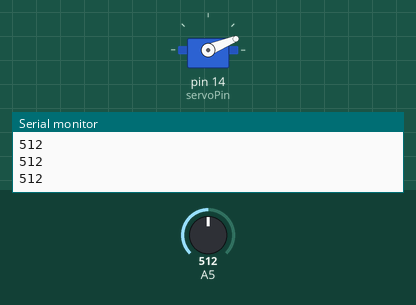
This sketch was run on a simulated Arduino Uno, built with avr-gcc and run on an emulated ATmega328P. On the bench: servo, the last lines printed to the serial monitor. Inputs (shaded band) come from the test bench; at power-on: A5 = 512.

Above: at 1.2 s.
1.3 s: A5 set to 306
At 2.5 s:
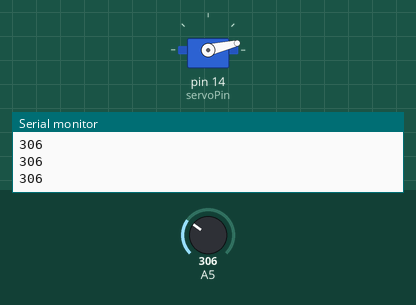
2.8 s: A5 set to 1023
At 4.0 s:
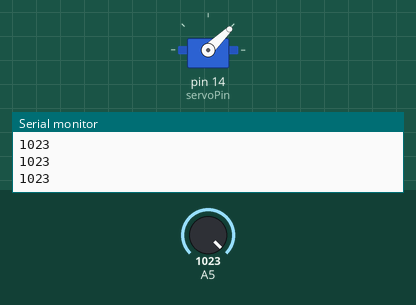
4.3 s: A5 set to 511
At 4.6 s:
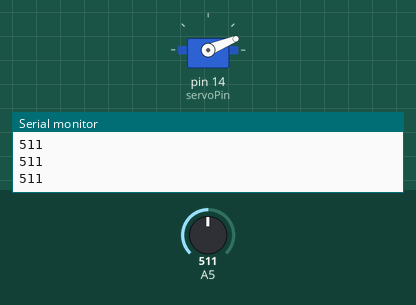
Timing chart, 0 to 7.3 s (numbered marks = the images above; inputs shaded):
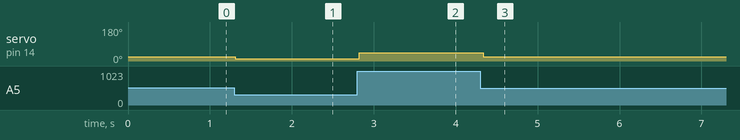

Measured:
- after the input at 1.3 s, servo on pin 14 (servoPin): 22° → 13° at once
- after the input at 2.8 s, servo on pin 14 (servoPin): 13° → 44° at once
- after the input at 4.3 s, servo on pin 14 (servoPin): 44° → 22° at once

The sketch:

w4-1.ino
```cpp
#include <Servo.h>
Servo myservo;

const int servoPin = 14;
int pos=0;

void setup() {
    myservo.attach(servoPin);
    Serial.begin(115200);
    pinMode(13,INPUT);
   }

void loop() {
  int input=analogRead(13);
  int input_map=map(input,0,4095,0,180);
      myservo.write(input_map);
      Serial.println(input);
      delay(50);
        }
```
